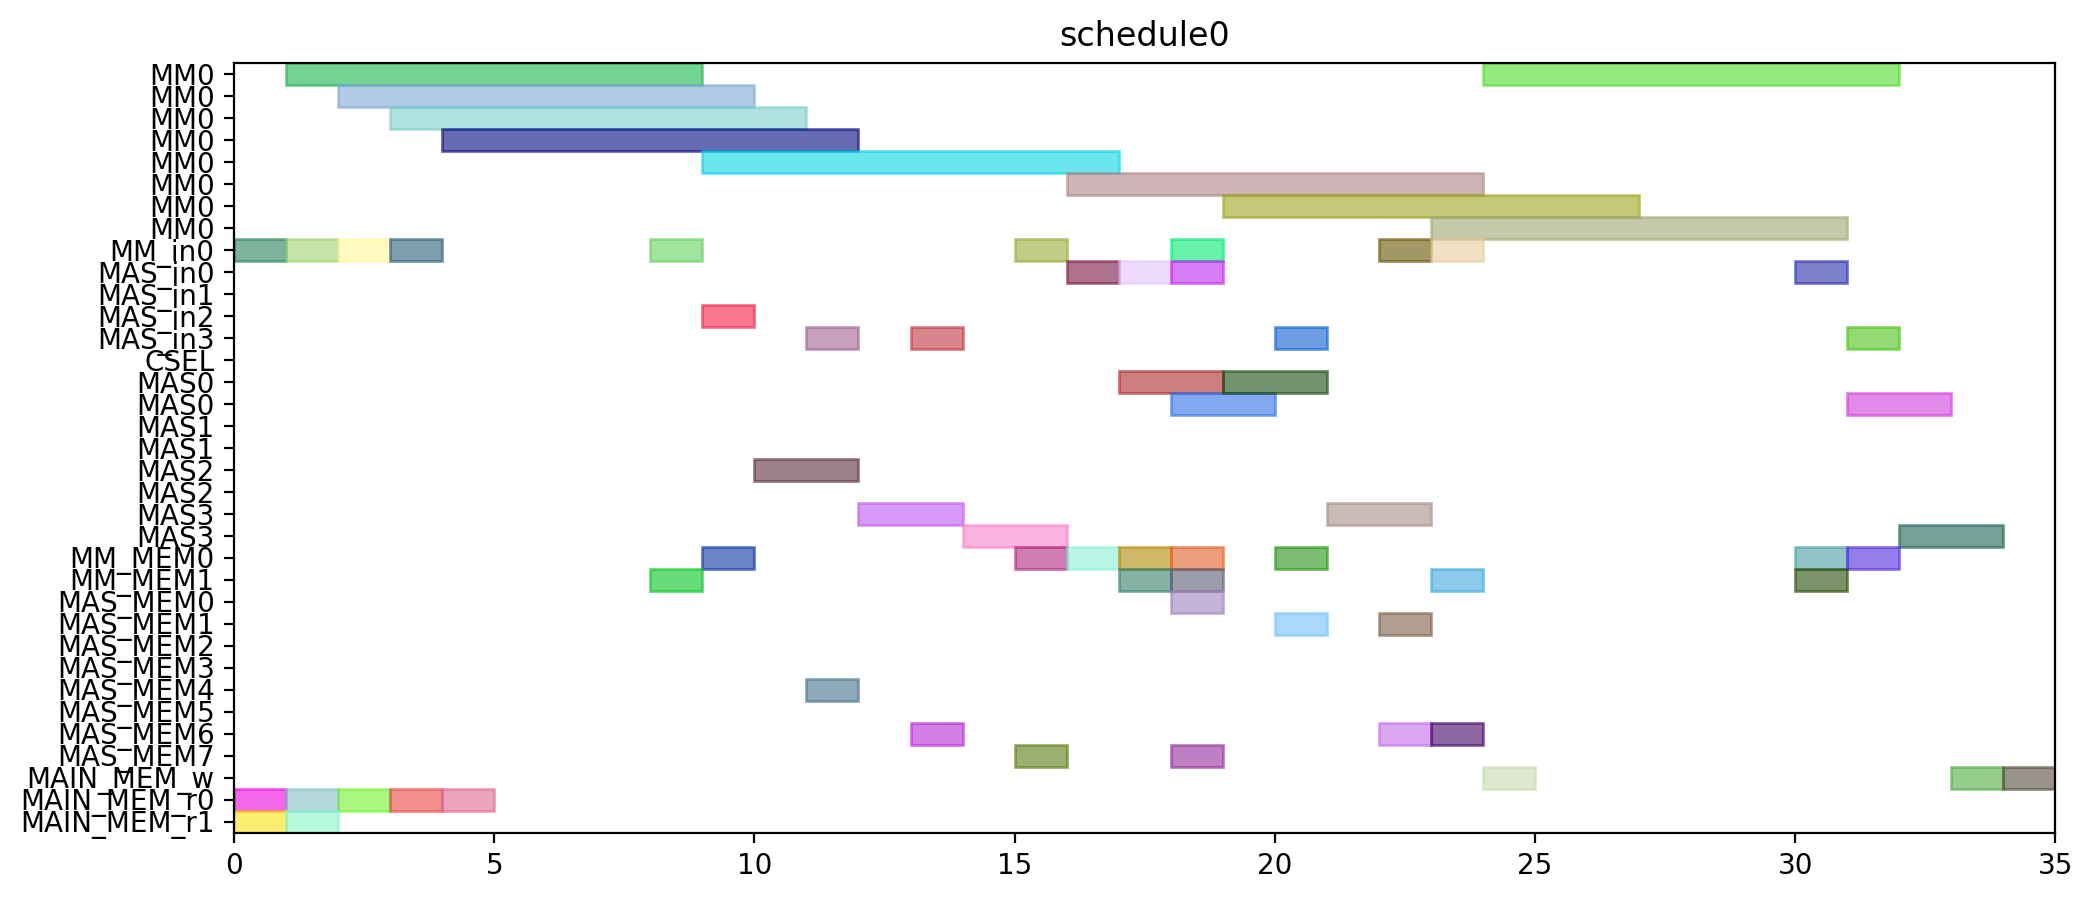

Source code (Python):
from pyschedule import Scenario, solvers, plotters, alt


def solve():
	horizon = 90
	S = Scenario("schedule0", horizon=horizon)

	# resource
	MM = S.Resources('MM', num=1, size=8)
	MM_in = S.Resources('MM_in', num=1)
	MAS_in = S.Resources('MAS_in', num=4)
	CSEL = S.Resource('CSEL')
	MAS = S.Resources('MAS', num=4, size=2, periods=range(1, horizon))
	MM_MEM = S.Resources('MM_MEM', num=2)
	MAS_MEM = S.Resources('MAS_MEM', num=8)
	MAIN_MEM_w = S.Resource('MAIN_MEM_w', size=1)
	MAIN_MEM_r = S.Resources('MAIN_MEM_r', num=2)

	# result of previous scheduling

	# new tasks
	t0 = S.Task('t0', length=8, delay_cost=1)
	t0 += alt(MM)
	t0_in = S.Task('t0_in', length=1, delay_cost=1)
	t0_in += alt(MM_in)
	S += t0_in*MM_in[0]<=t0*MM[0]

	t0_mem0 = S.Task('t0_mem0', length=1, delay_cost=1)
	t0_mem0 += MAIN_MEM_r[0]
	t3 = S.Task('t3', length=8, delay_cost=1)
	t3 += alt(MM)
	t3_in = S.Task('t3_in', length=1, delay_cost=1)
	t3_in += alt(MM_in)
	S += t3_in*MM_in[0]<=t3*MM[0]

	t3_mem0 = S.Task('t3_mem0', length=1, delay_cost=1)
	t3_mem0 += MAIN_MEM_r[0]
	t3_mem1 = S.Task('t3_mem1', length=1, delay_cost=1)
	t3_mem1 += MAIN_MEM_r[1]
	t1 = S.Task('t1', length=8, delay_cost=1)
	t1 += alt(MM)
	t1_in = S.Task('t1_in', length=1, delay_cost=1)
	t1_in += alt(MM_in)
	S += t1_in*MM_in[0]<=t1*MM[0]

	t1_mem0 = S.Task('t1_mem0', length=1, delay_cost=1)
	t1_mem0 += MAIN_MEM_r[0]
	t1_mem1 = S.Task('t1_mem1', length=1, delay_cost=1)
	t1_mem1 += MAIN_MEM_r[1]
	t2 = S.Task('t2', length=8, delay_cost=1)
	t2 += alt(MM)
	t2_in = S.Task('t2_in', length=1, delay_cost=1)
	t2_in += alt(MM_in)
	S += t2_in*MM_in[0]<=t2*MM[0]

	t2_mem0 = S.Task('t2_mem0', length=1, delay_cost=1)
	t2_mem0 += MAIN_MEM_r[0]
	t4 = S.Task('t4', length=8, delay_cost=1)
	t4 += alt(MM)
	t4_in = S.Task('t4_in', length=1, delay_cost=1)
	t4_in += alt(MM_in)
	S += t4_in*MM_in[0]<=t4*MM[0]

	t4_mem0 = S.Task('t4_mem0', length=1, delay_cost=1)
	t4_mem0 += MAIN_MEM_r[0]
	t4_mem1 = S.Task('t4_mem1', length=1, delay_cost=1)
	t4_mem1 += alt(MM_MEM)
	S += (t2*MM[0])-1 < t4_mem1*MM_MEM[1]
	S += t4_mem1 <= t4

	t5 = S.Task('t5', length=2, delay_cost=1)
	t5 += alt(MAS)
	t5_in = S.Task('t5_in', length=1, delay_cost=1)
	t5_in += alt(MAS_in)
	S += t5_in*MAS_in[0]<=t5*MAS[0]

	S += t5_in*MAS_in[1]<=t5*MAS[1]

	S += t5_in*MAS_in[2]<=t5*MAS[2]

	S += t5_in*MAS_in[3]<=t5*MAS[3]

	t5_mem0 = S.Task('t5_mem0', length=1, delay_cost=1)
	t5_mem0 += alt(MM_MEM)
	S += (t0*MM[0])-1 < t5_mem0*MM_MEM[0]
	S += t5_mem0 <= t5

	t6 = S.Task('t6', length=2, delay_cost=1)
	t6 += alt(MAS)
	t6_in = S.Task('t6_in', length=1, delay_cost=1)
	t6_in += alt(MAS_in)
	S += t6_in*MAS_in[0]<=t6*MAS[0]

	S += t6_in*MAS_in[1]<=t6*MAS[1]

	S += t6_in*MAS_in[2]<=t6*MAS[2]

	S += t6_in*MAS_in[3]<=t6*MAS[3]

	t6_mem0 = S.Task('t6_mem0', length=1, delay_cost=1)
	t6_mem0 += alt(MAS_MEM)
	S += (t5*MAS[0])-1 < t6_mem0*MAS_MEM[0]
	S += (t5*MAS[1])-1 < t6_mem0*MAS_MEM[2]
	S += (t5*MAS[2])-1 < t6_mem0*MAS_MEM[4]
	S += (t5*MAS[3])-1 < t6_mem0*MAS_MEM[6]
	S += t6_mem0 <= t6

	t9 = S.Task('t9', length=2, delay_cost=1)
	t9 += alt(MAS)
	t9_in = S.Task('t9_in', length=1, delay_cost=1)
	t9_in += alt(MAS_in)
	S += t9_in*MAS_in[0]<=t9*MAS[0]

	S += t9_in*MAS_in[1]<=t9*MAS[1]

	S += t9_in*MAS_in[2]<=t9*MAS[2]

	S += t9_in*MAS_in[3]<=t9*MAS[3]

	t9_mem0 = S.Task('t9_mem0', length=1, delay_cost=1)
	t9_mem0 += alt(MM_MEM)
	S += (t0*MM[0])-1 < t9_mem0*MM_MEM[0]
	S += t9_mem0 <= t9

	t9_mem1 = S.Task('t9_mem1', length=1, delay_cost=1)
	t9_mem1 += alt(MM_MEM)
	S += (t4*MM[0])-1 < t9_mem1*MM_MEM[1]
	S += t9_mem1 <= t9

	t10 = S.Task('t10', length=2, delay_cost=1)
	t10 += alt(MAS)
	t10_in = S.Task('t10_in', length=1, delay_cost=1)
	t10_in += alt(MAS_in)
	S += t10_in*MAS_in[0]<=t10*MAS[0]

	S += t10_in*MAS_in[1]<=t10*MAS[1]

	S += t10_in*MAS_in[2]<=t10*MAS[2]

	S += t10_in*MAS_in[3]<=t10*MAS[3]

	t10_mem0 = S.Task('t10_mem0', length=1, delay_cost=1)
	t10_mem0 += alt(MM_MEM)
	S += (t4*MM[0])-1 < t10_mem0*MM_MEM[0]
	S += t10_mem0 <= t10

	t7 = S.Task('t7', length=2, delay_cost=1)
	t7 += alt(MAS)
	t7_in = S.Task('t7_in', length=1, delay_cost=1)
	t7_in += alt(MAS_in)
	S += t7_in*MAS_in[0]<=t7*MAS[0]

	S += t7_in*MAS_in[1]<=t7*MAS[1]

	S += t7_in*MAS_in[2]<=t7*MAS[2]

	S += t7_in*MAS_in[3]<=t7*MAS[3]

	t7_mem0 = S.Task('t7_mem0', length=1, delay_cost=1)
	t7_mem0 += alt(MAS_MEM)
	S += (t6*MAS[0])-1 < t7_mem0*MAS_MEM[0]
	S += (t6*MAS[1])-1 < t7_mem0*MAS_MEM[2]
	S += (t6*MAS[2])-1 < t7_mem0*MAS_MEM[4]
	S += (t6*MAS[3])-1 < t7_mem0*MAS_MEM[6]
	S += t7_mem0 <= t7

	t11 = S.Task('t11', length=2, delay_cost=1)
	t11 += alt(MAS)
	t11_in = S.Task('t11_in', length=1, delay_cost=1)
	t11_in += alt(MAS_in)
	S += t11_in*MAS_in[0]<=t11*MAS[0]

	S += t11_in*MAS_in[1]<=t11*MAS[1]

	S += t11_in*MAS_in[2]<=t11*MAS[2]

	S += t11_in*MAS_in[3]<=t11*MAS[3]

	t11_mem0 = S.Task('t11_mem0', length=1, delay_cost=1)
	t11_mem0 += alt(MAS_MEM)
	S += (t10*MAS[0])-1 < t11_mem0*MAS_MEM[0]
	S += (t10*MAS[1])-1 < t11_mem0*MAS_MEM[2]
	S += (t10*MAS[2])-1 < t11_mem0*MAS_MEM[4]
	S += (t10*MAS[3])-1 < t11_mem0*MAS_MEM[6]
	S += t11_mem0 <= t11

	t11_mem1 = S.Task('t11_mem1', length=1, delay_cost=1)
	t11_mem1 += alt(MM_MEM)
	S += (t4*MM[0])-1 < t11_mem1*MM_MEM[1]
	S += t11_mem1 <= t11

	t8 = S.Task('t8', length=8, delay_cost=1)
	t8 += alt(MM)
	t8_in = S.Task('t8_in', length=1, delay_cost=1)
	t8_in += alt(MM_in)
	S += t8_in*MM_in[0]<=t8*MM[0]

	t8_mem0 = S.Task('t8_mem0', length=1, delay_cost=1)
	t8_mem0 += alt(MM_MEM)
	S += (t4*MM[0])-1 < t8_mem0*MM_MEM[0]
	S += t8_mem0 <= t8

	t8_mem1 = S.Task('t8_mem1', length=1, delay_cost=1)
	t8_mem1 += alt(MAS_MEM)
	S += (t7*MAS[0])-1 < t8_mem1*MAS_MEM[1]
	S += (t7*MAS[1])-1 < t8_mem1*MAS_MEM[3]
	S += (t7*MAS[2])-1 < t8_mem1*MAS_MEM[5]
	S += (t7*MAS[3])-1 < t8_mem1*MAS_MEM[7]
	S += t8_mem1 <= t8

	new_PZ = S.Task('new_PZ', length=8, delay_cost=1)
	new_PZ += alt(MM)
	new_PZ_in = S.Task('new_PZ_in', length=1, delay_cost=1)
	new_PZ_in += alt(MM_in)
	S += new_PZ_in*MM_in[0]<=new_PZ*MM[0]

	S += 0<new_PZ

	new_PZ_w = S.Task('new_PZ_w', length=1, delay_cost=1)
	new_PZ_w += alt(MAIN_MEM_w)
	S += new_PZ <= new_PZ_w

	new_PZ_mem0 = S.Task('new_PZ_mem0', length=1, delay_cost=1)
	new_PZ_mem0 += alt(MM_MEM)
	S += (t1*MM[0])-1 < new_PZ_mem0*MM_MEM[0]
	S += new_PZ_mem0 <= new_PZ

	new_PZ_mem1 = S.Task('new_PZ_mem1', length=1, delay_cost=1)
	new_PZ_mem1 += alt(MAS_MEM)
	S += (t7*MAS[0])-1 < new_PZ_mem1*MAS_MEM[1]
	S += (t7*MAS[1])-1 < new_PZ_mem1*MAS_MEM[3]
	S += (t7*MAS[2])-1 < new_PZ_mem1*MAS_MEM[5]
	S += (t7*MAS[3])-1 < new_PZ_mem1*MAS_MEM[7]
	S += new_PZ_mem1 <= new_PZ

	t12 = S.Task('t12', length=2, delay_cost=1)
	t12 += alt(MAS)
	t12_in = S.Task('t12_in', length=1, delay_cost=1)
	t12_in += alt(MAS_in)
	S += t12_in*MAS_in[0]<=t12*MAS[0]

	S += t12_in*MAS_in[1]<=t12*MAS[1]

	S += t12_in*MAS_in[2]<=t12*MAS[2]

	S += t12_in*MAS_in[3]<=t12*MAS[3]

	t12_mem0 = S.Task('t12_mem0', length=1, delay_cost=1)
	t12_mem0 += alt(MM_MEM)
	S += (t0*MM[0])-1 < t12_mem0*MM_MEM[0]
	S += t12_mem0 <= t12

	t12_mem1 = S.Task('t12_mem1', length=1, delay_cost=1)
	t12_mem1 += alt(MAS_MEM)
	S += (t11*MAS[0])-1 < t12_mem1*MAS_MEM[1]
	S += (t11*MAS[1])-1 < t12_mem1*MAS_MEM[3]
	S += (t11*MAS[2])-1 < t12_mem1*MAS_MEM[5]
	S += (t11*MAS[3])-1 < t12_mem1*MAS_MEM[7]
	S += t12_mem1 <= t12

	t13 = S.Task('t13', length=8, delay_cost=1)
	t13 += alt(MM)
	t13_in = S.Task('t13_in', length=1, delay_cost=1)
	t13_in += alt(MM_in)
	S += t13_in*MM_in[0]<=t13*MM[0]

	t13_mem0 = S.Task('t13_mem0', length=1, delay_cost=1)
	t13_mem0 += alt(MAS_MEM)
	S += (t12*MAS[0])-1 < t13_mem0*MAS_MEM[0]
	S += (t12*MAS[1])-1 < t13_mem0*MAS_MEM[2]
	S += (t12*MAS[2])-1 < t13_mem0*MAS_MEM[4]
	S += (t12*MAS[3])-1 < t13_mem0*MAS_MEM[6]
	S += t13_mem0 <= t13

	t13_mem1 = S.Task('t13_mem1', length=1, delay_cost=1)
	t13_mem1 += alt(MAS_MEM)
	S += (t9*MAS[0])-1 < t13_mem1*MAS_MEM[1]
	S += (t9*MAS[1])-1 < t13_mem1*MAS_MEM[3]
	S += (t9*MAS[2])-1 < t13_mem1*MAS_MEM[5]
	S += (t9*MAS[3])-1 < t13_mem1*MAS_MEM[7]
	S += t13_mem1 <= t13

	t14 = S.Task('t14', length=8, delay_cost=1)
	t14 += alt(MM)
	t14_in = S.Task('t14_in', length=1, delay_cost=1)
	t14_in += alt(MM_in)
	S += t14_in*MM_in[0]<=t14*MM[0]

	t14_mem0 = S.Task('t14_mem0', length=1, delay_cost=1)
	t14_mem0 += alt(MAS_MEM)
	S += (t12*MAS[0])-1 < t14_mem0*MAS_MEM[0]
	S += (t12*MAS[1])-1 < t14_mem0*MAS_MEM[2]
	S += (t12*MAS[2])-1 < t14_mem0*MAS_MEM[4]
	S += (t12*MAS[3])-1 < t14_mem0*MAS_MEM[6]
	S += t14_mem0 <= t14

	t14_mem1 = S.Task('t14_mem1', length=1, delay_cost=1)
	t14_mem1 += alt(MM_MEM)
	S += (t3*MM[0])-1 < t14_mem1*MM_MEM[1]
	S += t14_mem1 <= t14

	new_PY = S.Task('new_PY', length=2, delay_cost=1)
	new_PY += alt(MAS)
	new_PY_in = S.Task('new_PY_in', length=1, delay_cost=1)
	new_PY_in += alt(MAS_in)
	S += new_PY_in*MAS_in[0]<=new_PY*MAS[0]

	S += new_PY_in*MAS_in[1]<=new_PY*MAS[1]

	S += new_PY_in*MAS_in[2]<=new_PY*MAS[2]

	S += new_PY_in*MAS_in[3]<=new_PY*MAS[3]

	S += 0<new_PY

	new_PY_w = S.Task('new_PY_w', length=1, delay_cost=1)
	new_PY_w += alt(MAIN_MEM_w)
	S += new_PY <= new_PY_w

	new_PY_mem0 = S.Task('new_PY_mem0', length=1, delay_cost=1)
	new_PY_mem0 += alt(MM_MEM)
	S += (t8*MM[0])-1 < new_PY_mem0*MM_MEM[0]
	S += new_PY_mem0 <= new_PY

	new_PY_mem1 = S.Task('new_PY_mem1', length=1, delay_cost=1)
	new_PY_mem1 += alt(MM_MEM)
	S += (t13*MM[0])-1 < new_PY_mem1*MM_MEM[1]
	S += new_PY_mem1 <= new_PY

	new_PX = S.Task('new_PX', length=2, delay_cost=1)
	new_PX += alt(MAS)
	new_PX_in = S.Task('new_PX_in', length=1, delay_cost=1)
	new_PX_in += alt(MAS_in)
	S += new_PX_in*MAS_in[0]<=new_PX*MAS[0]

	S += new_PX_in*MAS_in[1]<=new_PX*MAS[1]

	S += new_PX_in*MAS_in[2]<=new_PX*MAS[2]

	S += new_PX_in*MAS_in[3]<=new_PX*MAS[3]

	S += 0<new_PX

	new_PX_w = S.Task('new_PX_w', length=1, delay_cost=1)
	new_PX_w += alt(MAIN_MEM_w)
	S += new_PX <= new_PX_w

	new_PX_mem0 = S.Task('new_PX_mem0', length=1, delay_cost=1)
	new_PX_mem0 += alt(MM_MEM)
	S += (t14*MM[0])-1 < new_PX_mem0*MM_MEM[0]
	S += new_PX_mem0 <= new_PX

	solvers.mip.solve(S,msg=1,kind='CPLEX',ratio_gap=1.01)

	solution = [['hoge']*len(S.solution()[1]) for i in range(len(S.solution()))]
	for i in range(len(S.solution())):
		for j in range(len(S.solution()[i])):
			solution[i][j]=str(S.solution()[i][j])
	print(solution)

	cycles = int(solution[-1][3])

	pic_file_name = "/home/mfukuda/ABE/multiRAM_multiMAS_16mux/scheduling_result/stage8MM1_stage2MAS4/EP_DBL_A_0/schedule0.png"
	if(S.solution() != []):
		plotters.matplotlib.plot(S,img_filename=pic_file_name, show_task_labels=False, fig_size=(cycles*0.25+3, 5))

	return solution
